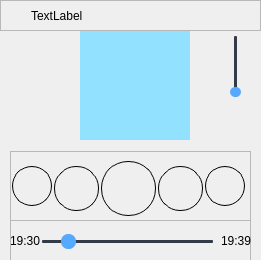
<?xml version="1.0" encoding="UTF-8"?>
<ui version="4.0">
 <class>Form</class>
 <widget class="QWidget" name="Form">
  <property name="geometry">
   <rect>
    <x>0</x>
    <y>0</y>
    <width>261</width>
    <height>260</height>
   </rect>
  </property>
  <property name="windowTitle">
   <string>Form</string>
  </property>
  <property name="styleSheet">
   <string notr="true">QWidget#Form{background-image: url('C:/xampp/htdocs/anasayfa/background/deneme1a.jpg');
background-position:center;
background-repeat: no-repeat;
background-size: cover;}</string>
  </property>
  <widget class="QWidget" name="main" native="true">
   <property name="geometry">
    <rect>
     <x>10</x>
     <y>30</y>
     <width>251</width>
     <height>231</height>
    </rect>
   </property>
   <property name="styleSheet">
    <string notr="true"/>
   </property>
   <widget class="QWidget" name="center" native="true">
    <property name="geometry">
     <rect>
      <x>0</x>
      <y>0</y>
      <width>241</width>
      <height>231</height>
     </rect>
    </property>
    <widget class="QLabel" name="muzikimg">
     <property name="geometry">
      <rect>
       <x>70</x>
       <y>0</y>
       <width>110</width>
       <height>110</height>
      </rect>
     </property>
     <property name="minimumSize">
      <size>
       <width>110</width>
       <height>110</height>
      </size>
     </property>
     <property name="maximumSize">
      <size>
       <width>110</width>
       <height>110</height>
      </size>
     </property>
     <property name="styleSheet">
      <string notr="true">QLabel{
text-align:center;
	background-color: rgb(146, 226, 255);
}</string>
     </property>
     <property name="text">
      <string/>
     </property>
    </widget>
    <widget class="QFrame" name="progresssong">
     <property name="geometry">
      <rect>
       <x>0</x>
       <y>190</y>
       <width>241</width>
       <height>41</height>
      </rect>
     </property>
     <property name="frameShape">
      <enum>QFrame::StyledPanel</enum>
     </property>
     <property name="frameShadow">
      <enum>QFrame::Raised</enum>
     </property>
     <widget class="QSlider" name="filetime">
      <property name="geometry">
       <rect>
        <x>32</x>
        <y>10</y>
        <width>171</width>
        <height>22</height>
       </rect>
      </property>
      <property name="styleSheet">
       <string notr="true">QSlider::groove:horizontal {
    border-radius: 1px;
    height: 3px;
    margin: 0px;
    background-color: rgb(52, 59, 72);
}
QSlider::groove:horizontal:hover {
    background-color: rgb(55, 62, 76);
}
QSlider::handle:horizontal {
    background-color: rgb(85, 170, 255);
    border: none;
    height: 15px;
    width: 15px;
    margin: -6px 0;
    border-radius: 7px;
    padding: -6px 0px;
}
QSlider::handle:horizontal:hover {
    background-color: rgb(155, 180, 255);
}
QSlider::handle:horizontal:pressed {
    background-color: rgb(65, 255, 195);
}</string>
      </property>
      <property name="value">
       <number>12</number>
      </property>
      <property name="sliderPosition">
       <number>12</number>
      </property>
      <property name="tracking">
       <bool>true</bool>
      </property>
      <property name="orientation">
       <enum>Qt::Horizontal</enum>
      </property>
      <property name="tickPosition">
       <enum>QSlider::NoTicks</enum>
      </property>
      <property name="tickInterval">
       <number>0</number>
      </property>
     </widget>
     <widget class="QLabel" name="nowtime">
      <property name="geometry">
       <rect>
        <x>0</x>
        <y>10</y>
        <width>30</width>
        <height>21</height>
       </rect>
      </property>
      <property name="text">
       <string>19:30</string>
      </property>
     </widget>
     <widget class="QLabel" name="endtime">
      <property name="geometry">
       <rect>
        <x>211</x>
        <y>10</y>
        <width>30</width>
        <height>21</height>
       </rect>
      </property>
      <property name="text">
       <string>19:39</string>
      </property>
     </widget>
    </widget>
    <widget class="QFrame" name="playbtnset">
     <property name="geometry">
      <rect>
       <x>0</x>
       <y>121</y>
       <width>241</width>
       <height>70</height>
      </rect>
     </property>
     <property name="frameShape">
      <enum>QFrame::StyledPanel</enum>
     </property>
     <property name="frameShadow">
      <enum>QFrame::Raised</enum>
     </property>
     <layout class="QHBoxLayout" name="horizontalLayout">
      <property name="spacing">
       <number>1</number>
      </property>
      <property name="leftMargin">
       <number>0</number>
      </property>
      <property name="topMargin">
       <number>9</number>
      </property>
      <property name="rightMargin">
       <number>0</number>
      </property>
      <item>
       <widget class="QPushButton" name="srufflebtn">
        <property name="minimumSize">
         <size>
          <width>40</width>
          <height>40</height>
         </size>
        </property>
        <property name="maximumSize">
         <size>
          <width>40</width>
          <height>40</height>
         </size>
        </property>
        <property name="styleSheet">
         <string notr="true">QPushButton{
border:1px solid ;
border-radius:20px;
}
QPushButton:hover{
background-color: rgba(150, 150, 150,0.5);
border:1px solid ;
border-radius:20px;

}

QPushButton:checked{
background-color: rgba(150, 150, 150,1);
border:1px  rgba(150, 150, 150,0.5); ;
border-radius:15px;

}</string>
        </property>
        <property name="text">
         <string/>
        </property>
        <property name="icon">
         <iconset>
          <normaloff>../icons/icons8-shuffle-48.png</normaloff>../icons/icons8-shuffle-48.png</iconset>
        </property>
        <property name="iconSize">
         <size>
          <width>24</width>
          <height>24</height>
         </size>
        </property>
        <property name="checkable">
         <bool>true</bool>
        </property>
       </widget>
      </item>
      <item>
       <widget class="QPushButton" name="backbtn">
        <property name="minimumSize">
         <size>
          <width>45</width>
          <height>45</height>
         </size>
        </property>
        <property name="maximumSize">
         <size>
          <width>40</width>
          <height>40</height>
         </size>
        </property>
        <property name="styleSheet">
         <string notr="true">QPushButton{
border:1px solid ;
border-radius:22px;
}
QPushButton:hover{
background-color: rgba(150, 150, 150,0.5);
border:1px solid ;
border-radius:15px;

}</string>
        </property>
        <property name="text">
         <string/>
        </property>
        <property name="icon">
         <iconset>
          <normaloff>../icons/icons8-back-forward-48.png</normaloff>../icons/icons8-back-forward-48.png</iconset>
        </property>
        <property name="iconSize">
         <size>
          <width>20</width>
          <height>20</height>
         </size>
        </property>
       </widget>
      </item>
      <item>
       <widget class="QPushButton" name="palybtn">
        <property name="minimumSize">
         <size>
          <width>55</width>
          <height>55</height>
         </size>
        </property>
        <property name="maximumSize">
         <size>
          <width>50</width>
          <height>50</height>
         </size>
        </property>
        <property name="styleSheet">
         <string notr="true">QPushButton{
border:1px solid  ;
	
border-radius:27px;

}
QPushButton:hover{
background-color: rgba(150, 150, 150,0.5);
border:1px solid transparent ;
border-radius:15px;
}

QPushButton:checked{
background-color: rgba(150, 150, 150,1);
border:1px solid transparent ;
border-radius:15px;
}</string>
        </property>
        <property name="text">
         <string/>
        </property>
        <property name="icon">
         <iconset>
          <normaloff>../icons/icons8-play-48.png</normaloff>../icons/icons8-play-48.png</iconset>
        </property>
        <property name="iconSize">
         <size>
          <width>35</width>
          <height>35</height>
         </size>
        </property>
        <property name="checkable">
         <bool>true</bool>
        </property>
       </widget>
      </item>
      <item>
       <widget class="QPushButton" name="forwardbtn">
        <property name="minimumSize">
         <size>
          <width>45</width>
          <height>45</height>
         </size>
        </property>
        <property name="maximumSize">
         <size>
          <width>40</width>
          <height>40</height>
         </size>
        </property>
        <property name="styleSheet">
         <string notr="true">QPushButton{
border:1px solid ;
border-radius:22px;
}
QPushButton:hover{
background-color: rgba(150, 150, 150,0.5);
border:1px solid ;
border-radius:15px;

}</string>
        </property>
        <property name="text">
         <string/>
        </property>
        <property name="icon">
         <iconset>
          <normaloff>../icons/icons8-fast-forward-48.png</normaloff>../icons/icons8-fast-forward-48.png</iconset>
        </property>
        <property name="iconSize">
         <size>
          <width>20</width>
          <height>20</height>
         </size>
        </property>
       </widget>
      </item>
      <item>
       <widget class="QPushButton" name="repeatbtn">
        <property name="minimumSize">
         <size>
          <width>35</width>
          <height>35</height>
         </size>
        </property>
        <property name="maximumSize">
         <size>
          <width>40</width>
          <height>40</height>
         </size>
        </property>
        <property name="styleSheet">
         <string notr="true">QPushButton{
border:1px solid ;
border-radius:20px;
}
QPushButton:hover{
background-color: rgba(150, 150, 150,0.5);
border:1px solid ;
border-radius:20px;

}

QPushButton:checked{
background-color: rgba(150, 150, 150,1);
border:1px  rgba(150, 150, 150,0.5); ;
border-radius:15px;

}</string>
        </property>
        <property name="text">
         <string/>
        </property>
        <property name="icon">
         <iconset>
          <normaloff>../icons/icons8-repeat-one-48.png</normaloff>../icons/icons8-repeat-one-48.png</iconset>
        </property>
        <property name="iconSize">
         <size>
          <width>24</width>
          <height>24</height>
         </size>
        </property>
        <property name="checkable">
         <bool>true</bool>
        </property>
       </widget>
      </item>
     </layout>
    </widget>
    <widget class="QSlider" name="musicvalue">
     <property name="geometry">
      <rect>
       <x>215</x>
       <y>6</y>
       <width>21</width>
       <height>61</height>
      </rect>
     </property>
     <property name="styleSheet">
      <string notr="true">QSlider::groove:vertical{
    border-radius: 1px;
    width: 3px;
    margin: 0px;
    background-color: rgb(52, 59, 72);
}
QSlider::groove:vertical :hover {
    background-color: rgb(55, 62, 76);
}
QSlider::handle:vertical{
    background-color: rgb(85, 170, 255);
    border: none;
    height: 10px;
    width: 10px;
    margin: 0px -4px;
    border-radius:5px;
    padding: 0px -4px;
}
QSlider::handle:vertical :hover{
    background-color: rgb(155, 180, 255);
}
QSlider::handle:vertical :pressed{
    background-color: rgb(65, 255, 195);
}</string>
     </property>
     <property name="orientation">
      <enum>Qt::Vertical</enum>
     </property>
    </widget>
    <widget class="QPushButton" name="valuebtn">
     <property name="geometry">
      <rect>
       <x>210</x>
       <y>80</y>
       <width>30</width>
       <height>30</height>
      </rect>
     </property>
     <property name="minimumSize">
      <size>
       <width>30</width>
       <height>30</height>
      </size>
     </property>
     <property name="maximumSize">
      <size>
       <width>30</width>
       <height>30</height>
      </size>
     </property>
     <property name="styleSheet">
      <string notr="true">QPushButton{
border:1px solid transparent;
border-radius:15px;
}
QPushButton:hover{
background-color: rgb(95, 95, 95);

}
QPushButton:pressed{
background-color: rgb(195,195, 195);

}</string>
     </property>
     <property name="text">
      <string/>
     </property>
     <property name="icon">
      <iconset>
       <normaloff>../icons/mute (1).png</normaloff>../icons/mute (1).png</iconset>
     </property>
     <property name="checkable">
      <bool>false</bool>
     </property>
    </widget>
   </widget>
  </widget>
  <widget class="QFrame" name="head">
   <property name="geometry">
    <rect>
     <x>0</x>
     <y>0</y>
     <width>261</width>
     <height>31</height>
    </rect>
   </property>
   <property name="frameShape">
    <enum>QFrame::StyledPanel</enum>
   </property>
   <property name="frameShadow">
    <enum>QFrame::Raised</enum>
   </property>
   <widget class="QPushButton" name="list">
    <property name="geometry">
     <rect>
      <x>0</x>
      <y>0</y>
      <width>30</width>
      <height>30</height>
     </rect>
    </property>
    <property name="minimumSize">
     <size>
      <width>30</width>
      <height>30</height>
     </size>
    </property>
    <property name="maximumSize">
     <size>
      <width>30</width>
      <height>30</height>
     </size>
    </property>
    <property name="styleSheet">
     <string notr="true">QPushButton{
border:1px solid transparent;

}
QPushButton:hover{
background-color:#d3d3d3;


}

QPushButton:pressed{
background-color:#d5d1d3;


}</string>
    </property>
    <property name="text">
     <string/>
    </property>
    <property name="icon">
     <iconset>
      <normaloff>../icons/icons8-align-left-48.png</normaloff>../icons/icons8-align-left-48.png</iconset>
    </property>
    <property name="iconSize">
     <size>
      <width>24</width>
      <height>24</height>
     </size>
    </property>
    <property name="checkable">
     <bool>false</bool>
    </property>
   </widget>
   <widget class="QPushButton" name="closebtn">
    <property name="geometry">
     <rect>
      <x>231</x>
      <y>0</y>
      <width>30</width>
      <height>30</height>
     </rect>
    </property>
    <property name="minimumSize">
     <size>
      <width>30</width>
      <height>30</height>
     </size>
    </property>
    <property name="maximumSize">
     <size>
      <width>30</width>
      <height>30</height>
     </size>
    </property>
    <property name="styleSheet">
     <string notr="true">QPushButton{
border:1px solid transparent;

}
QPushButton:hover{
 background-color: rgb(85, 170, 255);
	background-color: rgb(255, 75, 39);


}

QPushButton:pressed{
background-color:#d5d1d3;


}</string>
    </property>
    <property name="text">
     <string/>
    </property>
    <property name="icon">
     <iconset>
      <normaloff>../icons/icons8-multiply-24.png</normaloff>../icons/icons8-multiply-24.png</iconset>
    </property>
    <property name="iconSize">
     <size>
      <width>24</width>
      <height>24</height>
     </size>
    </property>
    <property name="checkable">
     <bool>false</bool>
    </property>
   </widget>
   <widget class="QPushButton" name="minimezebtn">
    <property name="geometry">
     <rect>
      <x>201</x>
      <y>0</y>
      <width>30</width>
      <height>30</height>
     </rect>
    </property>
    <property name="minimumSize">
     <size>
      <width>30</width>
      <height>30</height>
     </size>
    </property>
    <property name="maximumSize">
     <size>
      <width>30</width>
      <height>30</height>
     </size>
    </property>
    <property name="styleSheet">
     <string notr="true">QPushButton{
border:1px solid transparent;

}
QPushButton:hover{
 background-color: rgb(85, 170, 255);


}

QPushButton:pressed{
background-color:#d5d1d3;


}</string>
    </property>
    <property name="text">
     <string/>
    </property>
    <property name="icon">
     <iconset>
      <normaloff>../icons/minimize.png</normaloff>../icons/minimize.png</iconset>
    </property>
    <property name="iconSize">
     <size>
      <width>24</width>
      <height>24</height>
     </size>
    </property>
    <property name="checkable">
     <bool>false</bool>
    </property>
   </widget>
   <widget class="QLabel" name="musicname">
    <property name="geometry">
     <rect>
      <x>31</x>
      <y>0</y>
      <width>151</width>
      <height>31</height>
     </rect>
    </property>
    <property name="text">
     <string>TextLabel</string>
    </property>
   </widget>
  </widget>
 </widget>
 <resources/>
 <connections/>
</ui>
